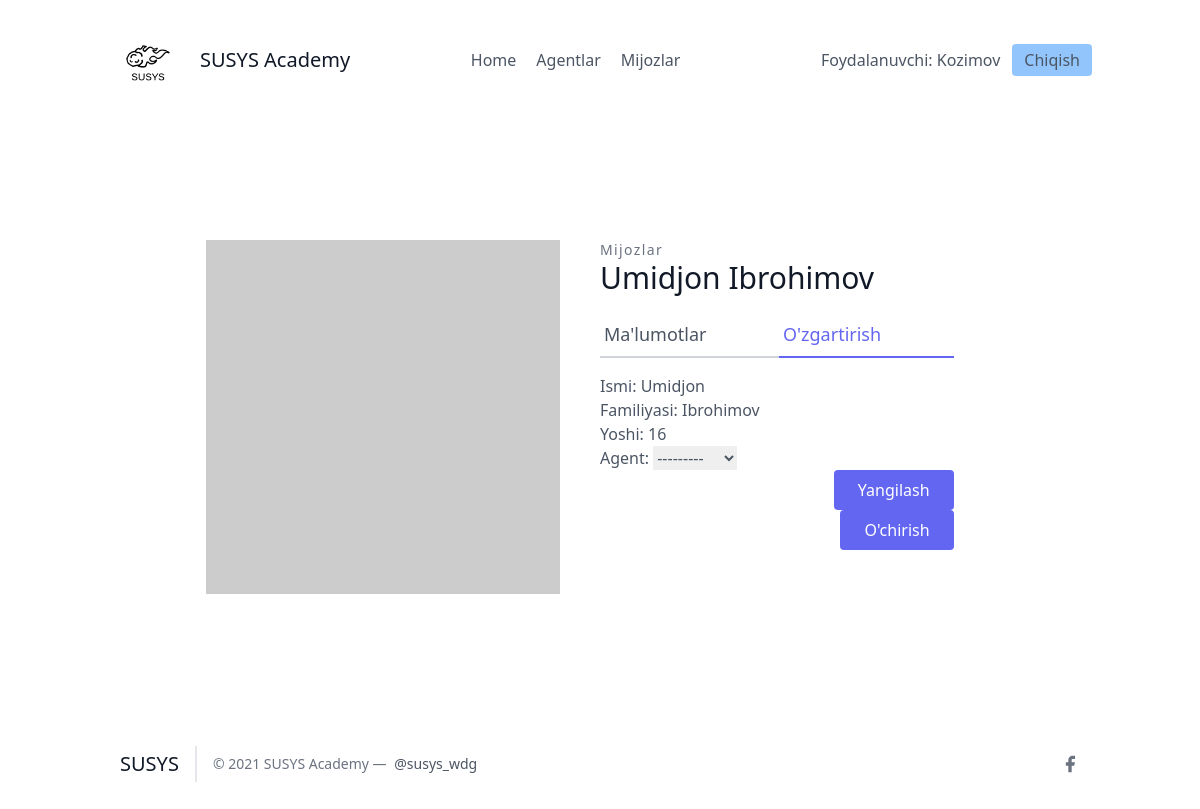
/leads/3/update_detail (signed in), run on an earlier commit of the app's database.
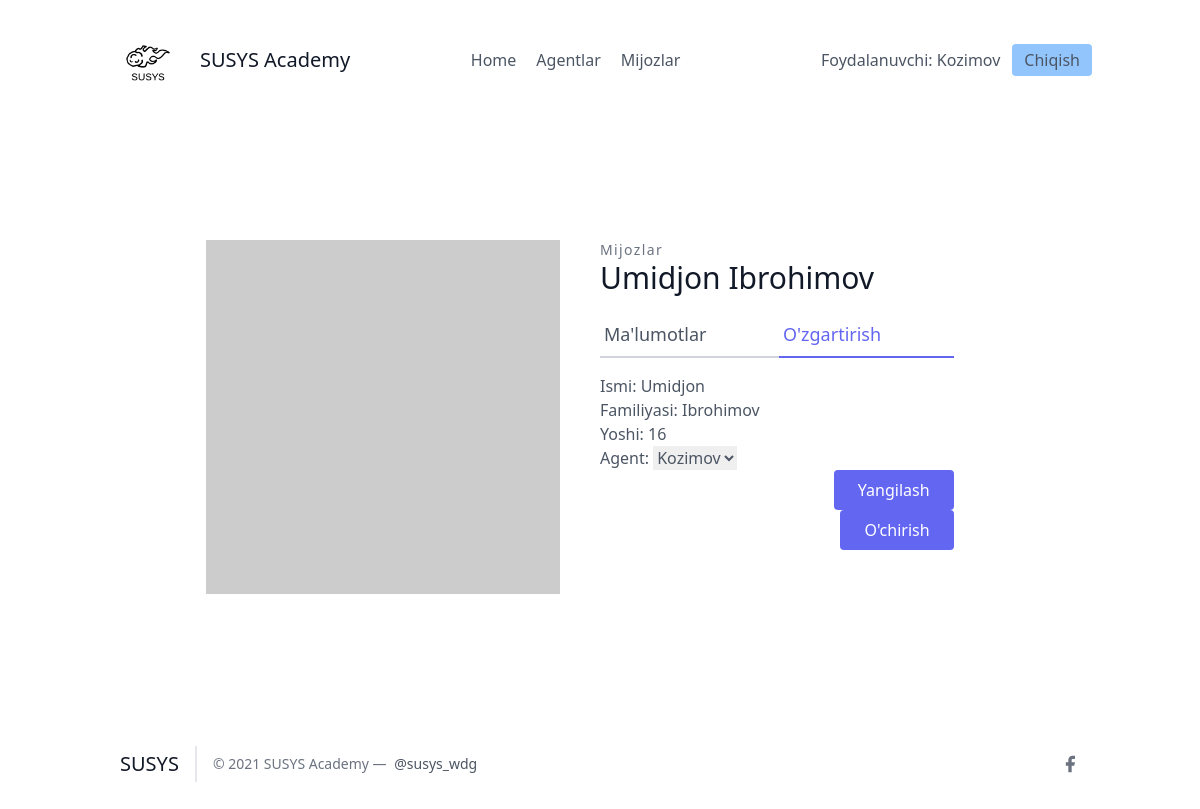
And on a later commit of the database.
### leads/models.py (models this page shows, shortened)
class Lead(models.Model):
    ismi = models.CharField(max_length=20)
    familiyasi = models.CharField(max_length=20)
    yoshi = models.IntegerField(default=0)
    organisation = models.ForeignKey(UserProfile, on_delete=models.CASCADE)
    agent = models.ForeignKey("Agent", null=True, blank=True, on_delete=models.SET_NULL)
    category = models.ForeignKey("Category", null=True, blank=True, on_delete=models.SET_NULL)

### leads/views.py (the view, shortened to what this page needs)
# urls.py: path('<int:pk>/update_detail', LeadUpdateView.as_view(), name="update"),
class LeadUpdateView(OrganiserAndLoginRequiredMixin, UpdateView):
    template_name = "leads/leads_update.html"
    queryset = Lead.objects.all()
    form_class = LeadModelForm

### leads/forms.py
class LeadModelForm(forms.ModelForm):
    class Meta:
        model = Lead
        fields = (
            "ismi",
            "familiyasi",
            "yoshi",
            "agent"
        )

### agents/mixins.py (called while the page is built)
    def dispatch(self, request, *args, **kwargs):
        if not request.user.is_authenticated or not request.user.is_organisor:
            return redirect("login")
        return super().dispatch(request, *args, **kwargs)

### leads/models.py (called while the page is built)
    def __str__(self):
        return str(self.user)

### leads/templates/leads/leads_update.html (shortened to what this page needs)
{% extends 'base.html' %}
{% block content %}
    <section class="text-gray-600 body-font overflow-hidden">
    <div class="container px-5 py-24 mx-auto">
    <div class="lg:w-4/5 mx-auto flex flex-wrap">
        <img alt="ecommerce" class="lg:w-1/2 w-full lg:pr-10 lg:py-6 mb-6 lg:mb-0 object-cover object-center rounded" src="https://dummyimage.com/400x400">
      <div class="lg:w-1/2 w-full lg:pr-10 lg:py-6 mb-6 lg:mb-0">
        <h2 class="text-sm title-font text-gray-500 tracking-widest">Mijozlar</h2>
        <h1 class="text-gray-900 text-3xl title-font font-medium mb-4">{{ lead.ismi }} {{ lead.familiyasi }}</h1>
        <div class="flex mb-4">
            <a href="{% url 'leads:detallar' lead.pk %}" class="flex-grow border-b-2 border-gray-300 py-2 text-lg px-1">
                Ma'lumotlar
            </a>
            <a href="{% url 'leads:update' lead.pk %}" class="flex-grow text-indigo-500 border-b-2 border-indigo-500 py-2 text-lg px-1">
                O'zgartirish
            </a>
        </div>
        <form method="post">
            <p>
            {{ form.as_p }}
            <button type="submit" class="flex ml-auto text-white bg-indigo-500 border-0 py-2 px-6 focus:outline-none hover:bg-indigo-600 rounded">Yangilash</button>
            <button class="flex ml-auto text-white bg-indigo-500 border-0 py-2 px-6 focus:outline-none hover:bg-indigo-600 rounded"><a href="{% url 'leads:delete' lead.pk %}">O'chirish </a></button>
        </form>
      </div>
    </div>
    </div>
    </section>
{% endblock %}

What changed in the data, as far as the page shows it:
changed Lead "Umidjon": agent "---------" → "Kozimov"
